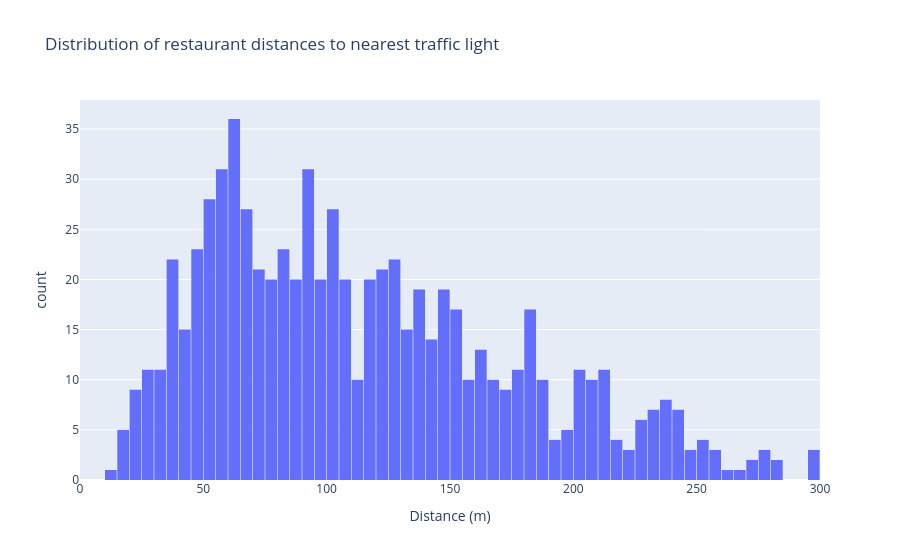

Notebook cell for this chart:
### Code cell
# plot a distribution of distances, if the distance is more than 20 m, we assume that there is no light close
# to the drvie-thru exit

fig = px.histogram(
    nearest_df,
    x="distance_m",
    nbins=500,
    title="Distribution of restaurant distances to nearest traffic light",
    labels={"distance_m": "Distance (m)"},
    range_x=[0, 300]
)
fig.update_layout(bargap=0.05)
fig.show()

### Figure 1 — Plotly figure (JSON) as saved in the notebook; plotly's stock layout.template omitted (floating-point values rounded to 4 significant figures; data arrays with more than 128 entries replaced by an {"elided": "..."} marker saying what was removed)
{"data": [{"alignmentgroup": "True", "bingroup": "x", "hovertemplate": "Distance (m)=%{x}<br>count=%{y}<extra></extra>", "legendgroup": "", "marker": {"color": "#636efa", "pattern": {"shape": ""}}, "name": "", "nbinsx": 500, "offsetgroup": "", "orientation": "v", "showlegend": false, "type": "histogram", "x": {"elided": "792 float values"}, "xaxis": "x", "yaxis": "y"}], "layout": {"bargap": 0.05, "barmode": "relative", "legend": {"tracegroupgap": 0}, "title": {"text": "Distribution of restaurant distances to nearest traffic light"}, "xaxis": {"anchor": "y", "domain": [0, 1], "range": [0, 300], "title": {"text": "Distance (m)"}}, "yaxis": {"anchor": "x", "domain": [0, 1], "title": {"text": "count"}}}}
